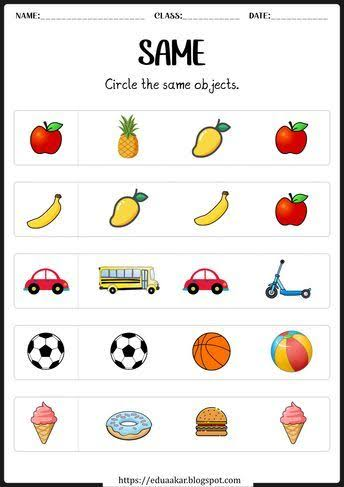
#> input picture 1_OpenCV/5_Template_Matching/multiple_images_in_one_img.jpg, 344 x 487 px
$ python 05_multiple_object_detection.py
#> lines starting #> are read from the running program, lines starting #| are printed output that depends on the picture; after the words box and inside, x2 and y2 are one past the last pixel; in counts of white or black regions, pixels touching at a corner belong together
import cv2
import matplotlib.pyplot as plt

# Read main image
img = cv2.imread("multiple_images_in_one_img.jpg")
#> img is the input picture: shape (487, 344, 3); mean B, G, R 224.8, 229.2, 233.9

# Read template
template = cv2.imread("cropped_image_from_multiple_img.jpg")
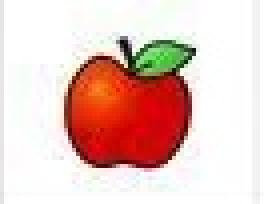
#> input picture 1_OpenCV/5_Template_Matching/cropped_image_from_multiple_img.jpg, 66 x 51 px (shown 4 times larger)
#> template is the input picture: shape (51, 66, 3); mean B, G, R 193.1, 199.9, 231.4

# Get template dimensions
h, w = template.shape[:2]
#> h = 51; w = 66

# Perform template matching
result = cv2.matchTemplate(
    img,
    template,
    cv2.TM_CCOEFF_NORMED
)
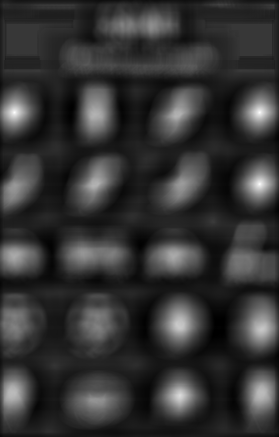
#> result: shape (437, 279) float32; min -0.278, max 1, mean -0.0142; drawn with min black and max white

# Set matching threshold
threshold = 0.90

# 0.70 → more detections, more false positives
# 0.80 → balanced
# 0.90 → stricter
# 0.95 → very strict

# Find all locations above threshold
locations = zip(*((result >= threshold).nonzero()))

# Draw rectangle around every match
for y, x in locations:

    top_left = (x, y)

    bottom_right = (
        x + w,
        y + h
    )

    cv2.rectangle(
        img,
        top_left,
        bottom_right,
        (0, 255, 0),
        2
    )
#> this loop made 24 passes
#> (y, x, top_left, bottom_right) on passes 1 to 12: (111, 13, (13, 111), (79, 162)), (111, 14, (14, 111), (80, 162)), (111, 15, (15, 111), (81, 162)), (111, 259, (259, 111), (325, 162)), (111, 260, (260, 111), (326, 162)), (112, 13, (13, 112), (79, 163)), (112, 14, (14, 112), (80, 163)), (112, 15, (15, 112), (81, 163)), (112, 258, (258, 112), (324, 163)), (112, 259, (259, 112), (325, 163)), (112, 260, (260, 112), (326, 163)), (113, 13, (13, 113), (79, 164))
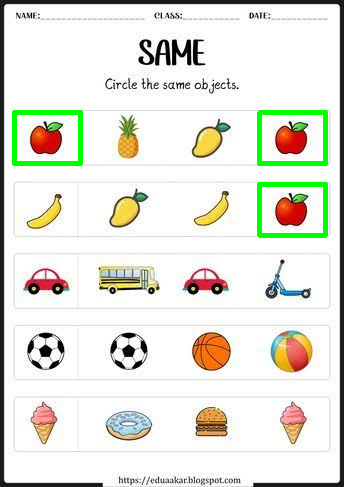
#> img: shape (487, 344, 3); 2.08% of pixels changed, all inside (x1, y1, x2, y2) = (12, 110, 328, 238)

# Display result
plt.imshow(cv2.cvtColor(img, cv2.COLOR_BGR2RGB))
plt.title("Multiple Object Detection")
plt.axis("off")
plt.show()


# result

# After:

# result = cv2.matchTemplate(...)

# result is basically a 2D array of matching scores.

# Imagine:

# result

#        x →
#      0     1     2
#    ┌─────┬─────┬─────┐
# y 0│ 0.2 │ 0.9 │ 0.3 │
#    ├─────┼─────┼─────┤
#   1│ 0.8 │ 0.4 │ 0.95│
#    ├─────┼─────┼─────┤
#   2│ 0.1 │ 0.92│ 0.3 │
#    └─────┴─────┴─────┘

# Suppose:

# threshold = 0.90
# 2. result >= threshold
# result >= threshold

# means:

# Check every matching score and ask whether it is ≥ 0.90.

# So:

# 0.2  → False
# 0.9  → True
# 0.3  → False

# 0.8  → False
# 0.4  → False
# 0.95 → True

# 0.1  → False
# 0.92 → True
# 0.3  → False

# Giving:

# False  True   False
# False  False  True
# False  True   False

# So now we know which locations are good matches.

# 3. .nonzero()

# Now:

# (result >= threshold).nonzero()

# means:

# Give me the coordinates where the value is True.

# From:

# False  True   False
# False  False  True
# False  True   False

# the True positions are:

# (y, x)

# (0, 1)
# (1, 2)
# (2, 1)

# Remember:

# y = row
# x = column

# So these are the locations where our template was detected.


# 1. What is zip()?

# Python's zip() is used to combine corresponding elements from two or more sequences.

# Simple example
# names = ["Aman", "Rahul", "Priya"]
# marks = [80, 90, 85]

# result = zip(names, marks)

# print(list(result))

# Output:

# [('Aman', 80), ('Rahul', 90), ('Priya', 85)]

# Why?

# Python pairs them by position:

# names       marks

# Aman   ──── 80
# Rahul  ──── 90
# Priya  ──── 85

# So zip() creates:

# (Aman, 80)
# (Rahul, 90)
# (Priya, 85)


# y = [100, 200, 300]

# x = [50, 150, 250]

# We want to combine them:

# (100, 50)
# (200, 150)
# (300, 250)

# We can do:

# zip(y, x)

# which gives:

# (100, 50)
# (200, 150)
# (300, 250)

# Then:

# for y, x in zip(y, x):

# lets us process each coordinate pair.


# 6. But our code has *

# Here's the confusing part:

# zip(*((result >= threshold).nonzero()))

# Don't try to understand everything at once.

# First imagine:

# (result >= threshold).nonzero()

# returns:

# (
#     [0, 1, 1, 2],    # y
#     [1, 0, 2, 1]     # x
# )

# Without *, we would have:

# zip(
#     ([0, 1, 1, 2],
#      [1, 0, 2, 1])
# )

# But we want to give the two lists to zip() as two separate arguments:

# zip(
#     [0, 1, 1, 2],
#     [1, 0, 2, 1]
# )

# The * does exactly that.

# 7. What does * mean here?

# In this situation, * means:

# Unpack the elements.

# For example:

# values = [
#     [1, 2, 3],
#     [10, 20, 30]
# ]
